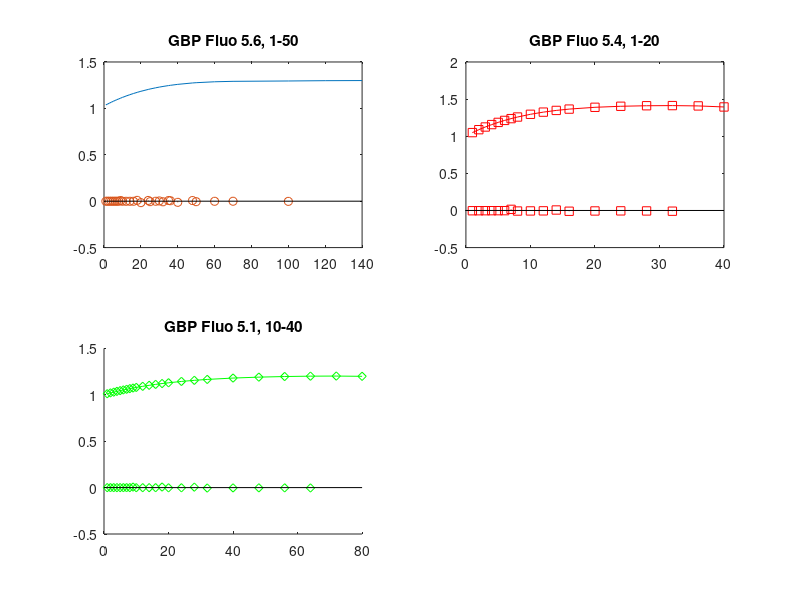
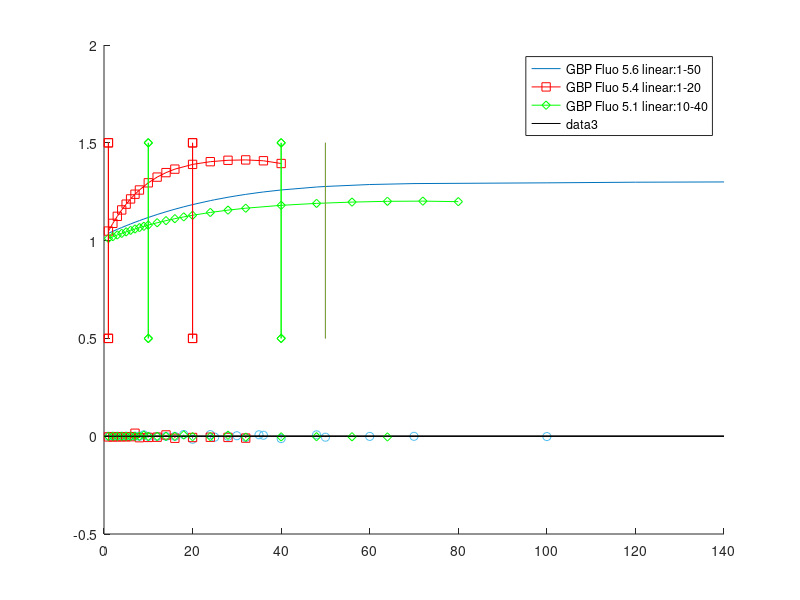

Source code (MATLAB) for these figures, in order:
x=[0 0.1 0.2 0.3 0.4 0.5 0.6 0.7 0.8 0.9 1 2 3 4 5 6 7 8 9 10 12 14 16 18 20 24 25 28 30 32 35 36 40 48 50 60 70 100 120 140];
y=[1 1 1 1 1 1 1 1 1 1 1.02 1.03 1.04 1.06 1.09 1.1 1.12 1.13 1.13 1.15 1.14 1.13 1.1 1.14 1.17 1.21 1.23 1.23 1.25 1.23 1.26 1.24 1.25 1.26 1.28 1.29 1.3 1.29 1.3 1.3];

x_54=[0 0.1 0.2 0.3 0.4 0.5 0.6 0.7 0.8 1 2 3 4 5 6 7 8 10 12 14 16 20 24 28 32 36 40];
y_54=[1 1 1 1 1 1 1.01 1.01 1.02 1.035 1.085 1.125  1.175 1.2 1.22 1.235 1.25 1.3 1.3 1.34 1.37 1.4 1.4 1.43 1.4 1.4 1.4];

x_51=[0 0.1 0.2 0.3 0.4 0.5 0.6 0.7 0.8 0.9 1 2 3 4 5 6 7 8 9 10 12 14 16 18 20 24 28 32 40 48 56 64 72 80];
y_51=[1 1 1 1 1 1 1 1 1 1  1.01 1.02 1.02  1.0435 1.05 1.055 1.06 1.07  1.07 1.075 1.09 1.105  1.11 1.12 1.125 1.15  1.16 1.16 1.18 1.19 1.2 1.2 1.2 1.2]

y=y(x>=1);x=x(x>=1);
y_51=y_51(x_51>=1);x_51=x_51(x_51>=1);
y_54=y_54(x_54>=1);x_54=x_54(x_54>=1);

degree=4;

p = polyfit(x,y,degree) % Degree 3 fit
y_= polyval(p,x);

p = polyfit(x_51,y_51,degree) % Degree 3 fit
y_51_= polyval(p,x_51);

p = polyfit(x_54,y_54,degree) % Degree 3 fit
y_54_= polyval(p,x_54);



% figure(1);
% for i=1:1:4 
% p = polyfit(x_54,y_54,i) % Degree 3 fit
% y__= polyval(p,x_54);
% plot(x_54,y_54,'k',x_54,y__,'c');
% title(['degree: ',int2str(i)]);
% pause;
% end

order=2;  %%%% of derivative (dif )
len=0.5:1:2;
close all;

f2=figure(2);
subplot(2,2,1);
plot(x,y_);
deriv=diff(y_,order);
deriv1=diff(y_,1);
x_56_=x(1:end-2);
x_56_=x_56_(and(deriv1(1:end-1)>0.0099,abs(deriv)<=0.0099));
th1=ones(length(len))*min(x_56_);
th2=ones(length(len))*max(x_56_);
hold on;
title(['GBP Fluo 5.6, ',int2str(min(x_56_)),'-',int2str(max(x_56_))]);
stem(x(1:end-order),deriv);
find(deriv==0)

subplot(2,2,2);
deriv_54=diff(y_54_,order);
deriv1=diff(y_54_,1);
x_54_=x_54(1:end-2);
x_54_=x_54_(and(deriv1(1:end-1)>0.0099,abs(deriv_54)<=0.0099));
stem(x_54(1:end-order),deriv_54,'rs-');
th1_54=ones(length(len))*min(x_54_);
th2_54=ones(length(len))*max(x_54_);
hold on;plot(x_54,y_54_,'rs-');
title(['GBP Fluo 5.4, ',int2str(min(x_54_)),'-',int2str(max(x_54_))]);
find(deriv==0)

subplot(2,2,3);
hold on;plot(x_51,y_51_,'gd-');
deriv_51=diff(y_51_,order);
deriv1=diff(y_51_,1);
x_51_=x_51(1:end-2);
x_51_=x_51_(and(deriv1(1:end-1)>0.0099,abs(deriv_51)<=0.0099));
hold on;
th1_51=ones(length(len))*min(x_51_);
th2_51=ones(length(len))*max(x_51_);
stem(x_51(1:end-order),deriv_51,'gd-');
title(['GBP Fluo 5.1, ',int2str(min(x_51_)),'-',int2str(max(x_51_))]);
find(deriv==0)

saveas(f2,'Figures/GFPCurvesSeparate.bmp','bmp');

f1=figure(1);
hold on;
plot(x,y_,x_54,y_54_,'rs-',x_51,y_51_,'gd-')
plot(th1,len,th2,len,th1_54,len,'rs-',th2_54,len,'rs-',th1_51,len,'gd-',th2_51,len,'gd-');
legend(['GBP Fluo 5.6 linear:',int2str(min(x_56_)),'-',int2str(max(x_56_))],['GBP Fluo 5.4 linear:',int2str(min(x_54_)),'-',int2str(max(x_54_))],['GBP Fluo 5.1 linear:',int2str(min(x_51_)),'-',int2str(max(x_51_))] );
hold on;
stem(x(1:end-order),deriv);
stem(x_54(1:end-order),deriv_54,'rs-');
stem(x_51(1:end-order),deriv_51,'gd-');

saveas(f1,'Figures/GFPCurvesAllInOne.bmp','bmp');